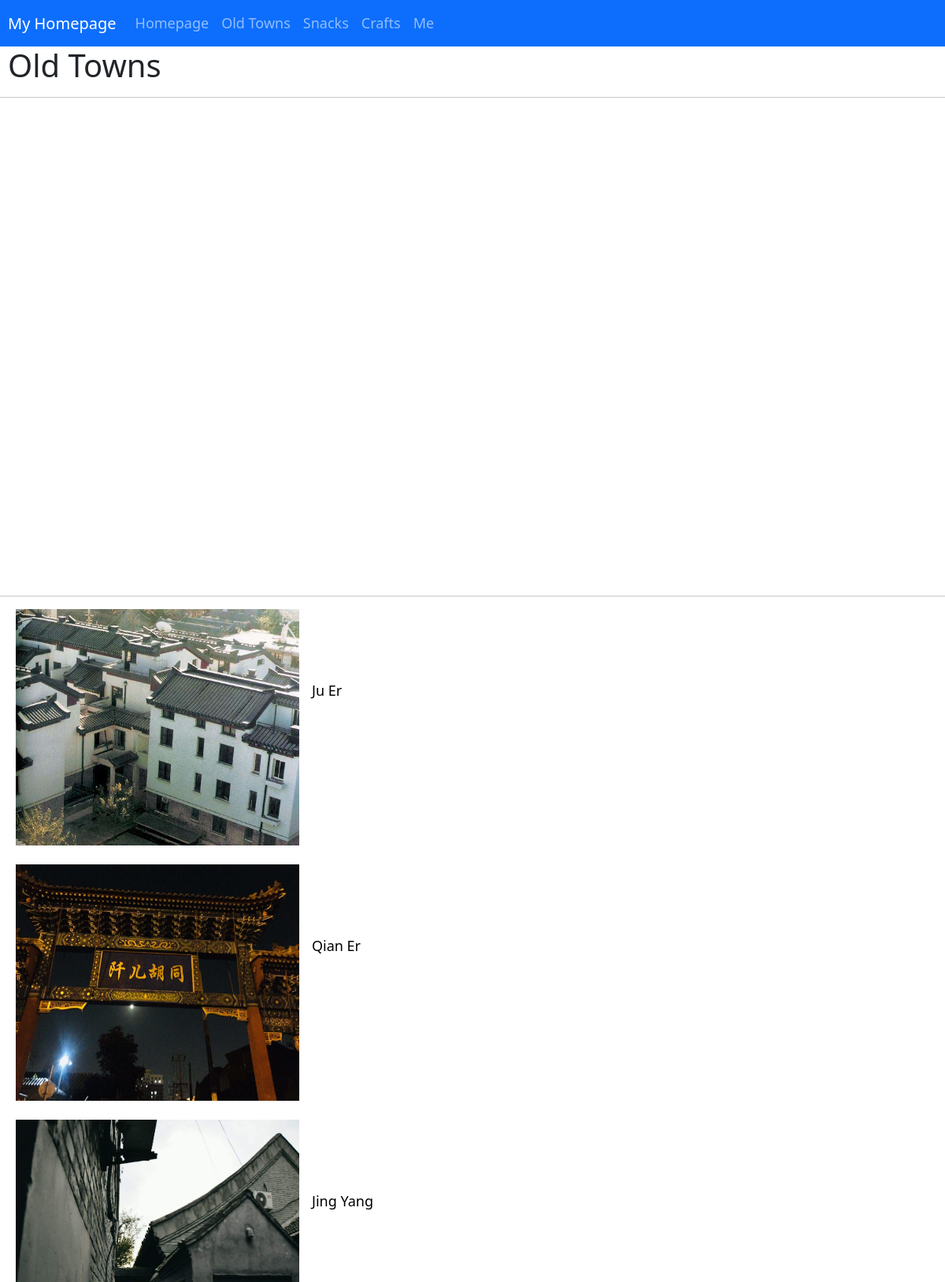
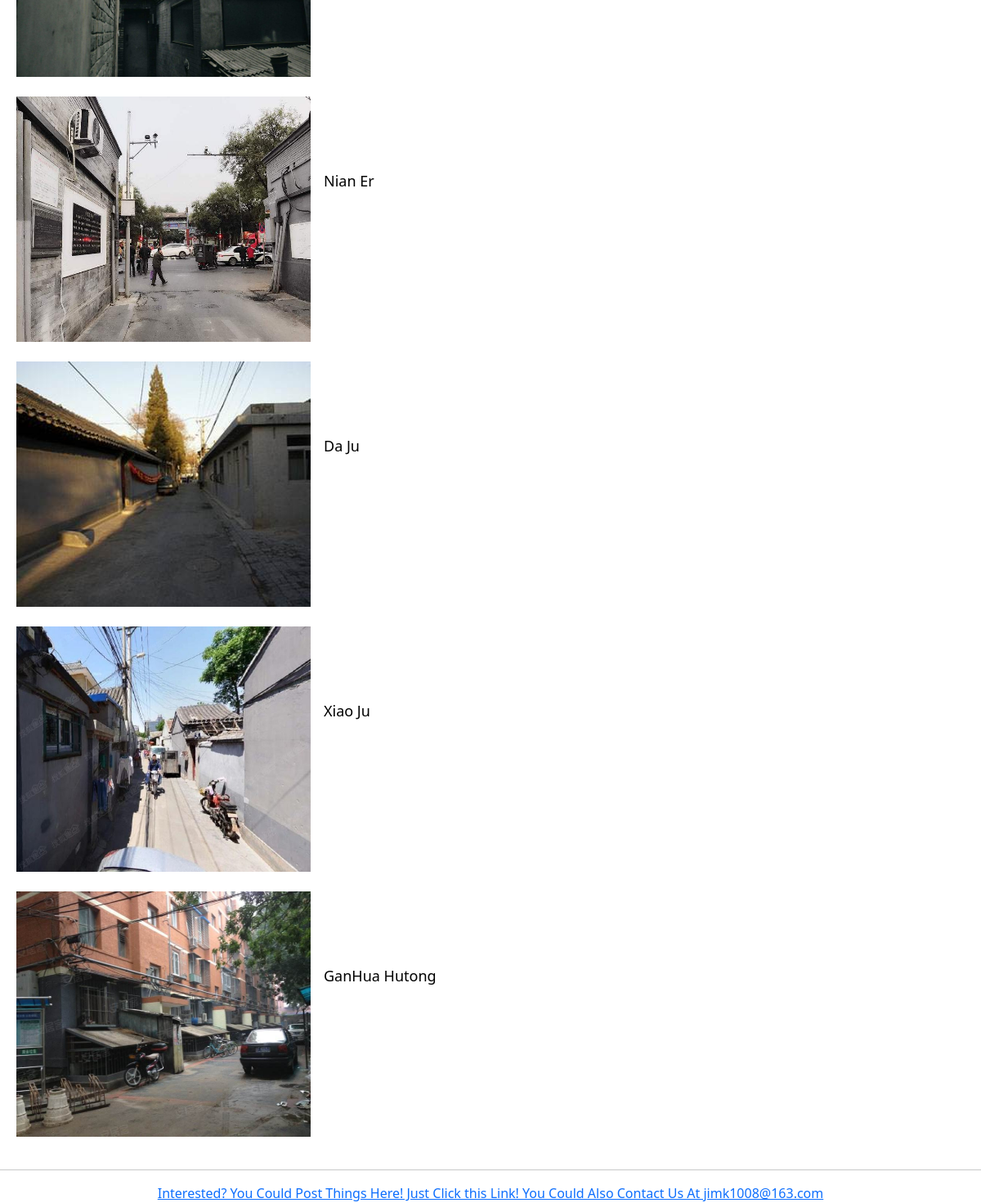
Screenshot of /OldTowns with the database file from the repository (2 pictures, top to bottom).
### app.py (models this page shows, shortened)
class Oldtowns(db.Model):
    id = db.Column(db.Integer, primary_key=True)
    lat = db.Column(db.Numeric, unique=False, nullable=False)
    lng = db.Column(db.Numeric, unique=False, nullable=False)
    name = db.Column(db.String(80), unique=False, nullable=False)
    pic = db.Column(db.String(80), unique=False, nullable=False)
    intro = db.Column(db.String(200), unique=False, nullable=False)

### app.py (the view)
@app.route("/OldTowns")
def OldTowns():
    locSQL = Oldtowns.query.all()
    locs = []
    for loc in locSQL:
        location = {}
        location['name'] = loc.name
        location['lat'] = loc.lat
        location['lng'] = loc.lng
        location['pic'] = loc.pic
        location['intro'] = loc.intro
        locs.append(location)
    return render_template("OldTowns/OldTowns.html",locs=locs)

### app.py (called while the page is built)
@app.after_request
def after_request(response):
    response.headers["Cache-Control"] = "no-cache, no-store, must-revalidate"
    response.headers["Expires"] = 0
    response.headers["Pragma"] = "no-cache"
    return response

### templates/OldTowns/OldTowns.html (shortened to what this page needs)
{% extends "layout.html" %}
{% block main %}
  <h1 class="margin_left">Old Towns</h1>
  <hr>
    <div id="map_center" class="div_large center"></div>
  <hr>
  {% for loc in locs %}
    <div class="gather_div_small margin_left">
      <div class="div_small margin_left">
        <img src="{{loc['pic']}}" class="pic">
      </div>
      <div class="pic_text margin_left large">
        <form action="/OldTowns/info" method="post">
          <input type="submit" class="submit" value="{{loc['name']}}">
        </form>
      </div>
    </div>
    <br>
  {% endfor %}
{% endblock %}

### templates/layout.html (shortened to what this page needs)
<!DOCTYPE html>
<html>
    <head>
        <link href="https://cdn.jsdelivr.net/npm/bootstrap@5.0.2/dist/css/bootstrap.min.css" rel="stylesheet">
        <link href="../static/style.css" rel="stylesheet">
    </head>
    <header>
        <nav class="navbar navbar-expand-lg navbar-dark bg-primary large">
            <a class="navbar-brand margin_left" href="/">My Homepage</a>
            <div class="collapse navbar-collapse" id="navbarNav">
                <ul class="navbar-nav">
                <li class="nav-item active">
                    <a class="nav-link" href="/">Homepage </a>
                </li>
                <li class="nav-item">
                    <a class="nav-link" href="/OldTowns">Old Towns</a>
                </li>
                <li class="nav-item">
                    <a class="nav-link" href="/Snacks">Snacks</a>
                </li>
                <li class="nav-item">
                    <a class="nav-link" href="/Crafts">Crafts</a>
                </li>
                <li class="nav-item">
                    <a class="nav-link" href="/Me/add">Me</a>
                </li>
                </ul>
            </div>
        </nav>
    </header>
    <body>
        {% block main %}{% endblock %}
        <hr>
        <footer class="center">
            <a href="/Me/add">Interested? You Could Post Things Here! Just Click this Link! You Could Also Contact Us At jimk1008@163.com</a>
        </footer>
    </body>
</html>

### static/style.css (style rules this page uses)
.margin_left { margin-left: 10px; }
.div_large { height: 600px; width: 95%; margin: 0 auto; }
.gather_div_small { width: 100%; height: 300px; }
.div_small { height: 300px; width: 30%; float: left; }
.pic { height: 100%; width: 100%; }
.pic_text { line-height: 200px; float: left; display: table-cell; vertical-align: middle; }
.submit { border:0; background-color: #ffffff }
.large { font-size: large; }
.center { text-align: center; }

### rows the page displays
Oldtowns: pic (picture), name "Ju Er"
Oldtowns: pic (picture), name "Qian Er"
Oldtowns: pic (picture), name "Jing Yang"
Oldtowns: pic (picture), name "Nian Er"
Oldtowns: pic (picture), name "Da Ju"
Oldtowns: pic (picture), name "Xiao Ju"
Oldtowns: pic (picture), name "GanHua Hutong"
